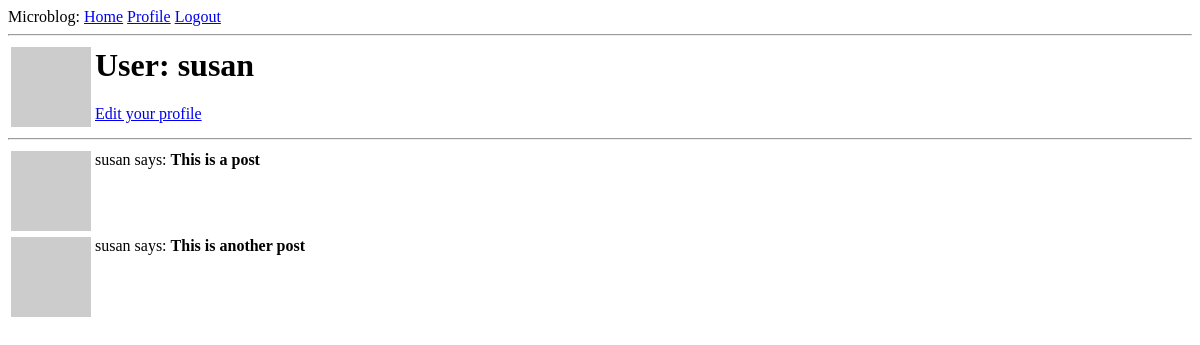
Before: /user/susan (signed in) with the older database file.
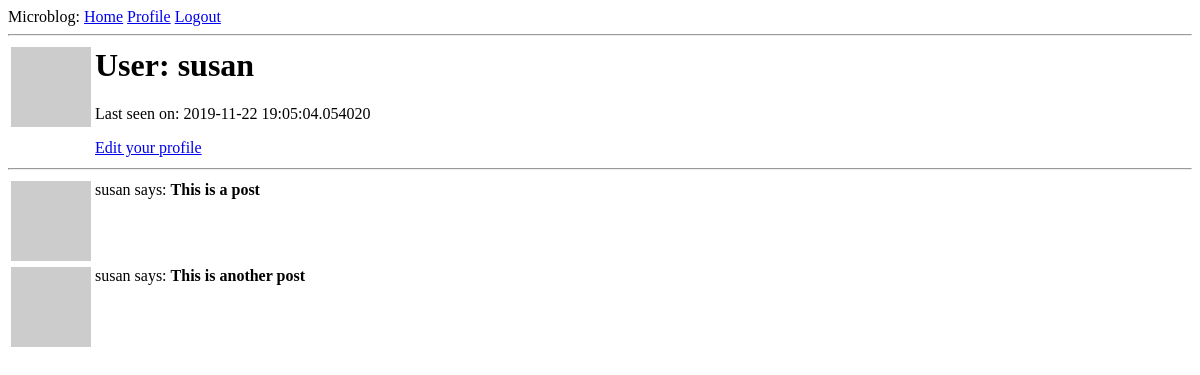
After: the same page with the newer database file.
### app/models.py (models this page shows, shortened)
class User(UserMixin, db.Model):
    id = db.Column(db.Integer, primary_key = True)
    username = db.Column(db.String(64), index = True, unique = True)
    email = db.Column(db.String(120), index = True, unique = True)
    password_hash = db.Column(db.String(128))
    posts = db.relationship('Post', backref = 'author', lazy = 'dynamic')
    about_me = db.Column(db.String(140))
    last_seen = db.Column(db.DateTime, default = datetime.utcnow)
    def avatar(self, size):
        digest = md5(self.email.lower().encode('utf-8')).hexdigest()
        return f'http://www.gravatar.com/avatar/{digest}?d=identicon&s={size}'

### app/routes.py (the view)
@app.route('/user/<username>')
@login_required
def user(username):
    user = User.query.filter_by(username = username).first_or_404()
    posts = [
        {'author': user, 'body': 'This is a post'},
        {'author': user, 'body': 'This is another post'}
    ]
    return render_template('user.html', user = user, posts = posts)

### app/models.py (called while the page is built)
@login.user_loader
def load_user(id):
    return User.query.get(int(id))

### app/routes.py (called while the page is built)
@app.before_request
def before_request():
    if current_user.is_authenticated:
        current_user.last_seen = datetime.utcnow()
        db.session.commit()

### app/templates/user.html (shortened to what this page needs)
{% extends "base.html" %}
{% block content %}
    <table>
        <tr valign = "top">
            <td><img src = "{{ user.avatar(128) }}"></td>
            <td>
                <h1>User: {{ user.username }}</h1>
                {% if user.last_seen %}<p>Last seen on: {{ user.last_seen }}</p>{% endif %}
                {% if user == current_user %}
                <p><a href="{{ url_for('edit_profile') }}">Edit your profile</a></p>
                {% endif %}
            </td>
        </tr>
    </table>
    <hr>
    {% for post in posts %}
        {% include '_post.html' %}
    {% endfor %}
{% endblock %}

### app/templates/base.html (shortened to what this page needs)
<html>
    <head>
    </head>
    <body>
        <div>
            Microblog:
            <a href="{{ url_for('index') }}">Home</a>
            {% if current_user.is_anonymous %}
            <a href="{{ url_for('login') }}">Login</a>
            {% else %}
            <a href="{{ url_for('user', username = current_user.username) }}">Profile</a>
            <a href="{{ url_for('logout') }}">Logout</a>
            {% endif %}
        </div>
        <hr>
        {%block content%}{%endblock%}
    </body>
</html>

### app/templates/_post.html
<table>
    <tr valign = "top">
        <td><img src = " {{ post.author.avatar(36) }}"></td>
        <td>{{ post.author.username }} says: <b>{{ post.body }}</b></td>
    </tr>
</table>

Changed rows visible on the page:
changed User "susan": last_seen (not shown) → "2019-11-22 19:05:04.054020"
Other visible differences:
text now shown: "Last seen on:"
